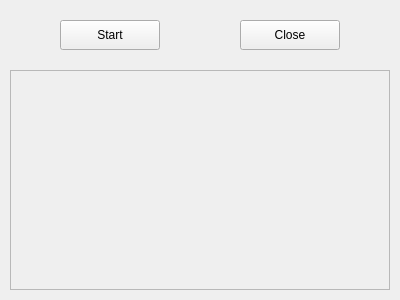
<?xml version="1.0" encoding="UTF-8"?>
<ui version="4.0">
 <class>MainWindow</class>
 <widget class="QMainWindow" name="MainWindow">
  <property name="geometry">
   <rect>
    <x>0</x>
    <y>0</y>
    <width>400</width>
    <height>300</height>
   </rect>
  </property>
  <property name="minimumSize">
   <size>
    <width>400</width>
    <height>300</height>
   </size>
  </property>
  <property name="maximumSize">
   <size>
    <width>400</width>
    <height>300</height>
   </size>
  </property>
  <property name="windowTitle">
   <string>OS_Exp2</string>
  </property>
  <widget class="QWidget" name="centralWidget">
   <widget class="QPushButton" name="start">
    <property name="geometry">
     <rect>
      <x>60</x>
      <y>20</y>
      <width>100</width>
      <height>30</height>
     </rect>
    </property>
    <property name="text">
     <string>Start</string>
    </property>
   </widget>
   <widget class="QPushButton" name="close">
    <property name="geometry">
     <rect>
      <x>240</x>
      <y>20</y>
      <width>100</width>
      <height>30</height>
     </rect>
    </property>
    <property name="text">
     <string>Close</string>
    </property>
   </widget>
   <widget class="QScrollArea" name="console">
    <property name="geometry">
     <rect>
      <x>10</x>
      <y>70</y>
      <width>380</width>
      <height>220</height>
     </rect>
    </property>
    <property name="widgetResizable">
     <bool>true</bool>
    </property>
    <property name="alignment">
     <set>Qt::AlignLeading|Qt::AlignLeft|Qt::AlignTop</set>
    </property>
    <widget class="QWidget" name="scrollAreaWidgetContents">
     <property name="geometry">
      <rect>
       <x>0</x>
       <y>0</y>
       <width>378</width>
       <height>218</height>
      </rect>
     </property>
    </widget>
   </widget>
  </widget>
 </widget>
 <layoutdefault spacing="6" margin="11"/>
 <resources/>
 <connections/>
</ui>
